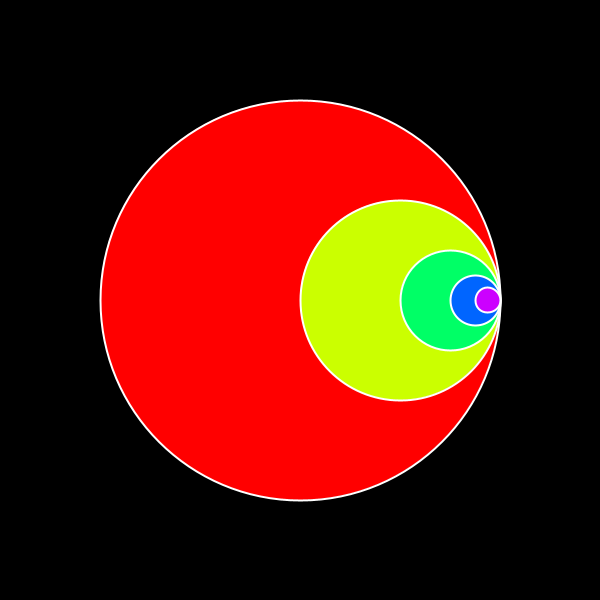
Frame 1 (no input)
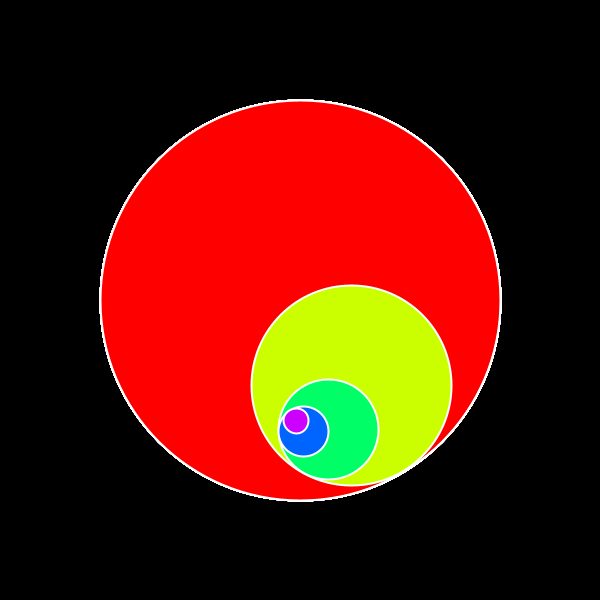
Frame 60 (the mouse pressed at the canvas centre just before this capture)
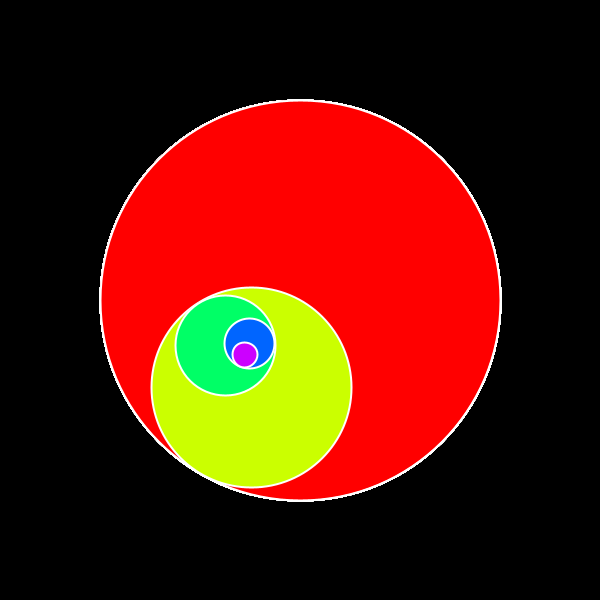
Frame 120 (the mouse held since frame 60 and released just before this capture)

The Processing sketch that drew these frames (run headless with seeded random() and noise(); from frame 60 on, the mouse is pressed at the canvas centre):

// Processing sketch: colorfulCircles
// ── colorfulCircles.pde
float theta;
float radius = 400;
float speedMultiplier = 2;
void setup(){
  background(0);
  stroke(255);
  strokeWeight(2);
  size(600, 600);
}
void draw(){
  int i = 0;
  translate(width/2, height/2);
  colorMode(HSB, 360, 100, 100);
  fill(i*360/4, 100, 100);
  ellipse(0, 0, radius, radius);
  for(i=1;i<5;i++){
  translate((0.5*radius/pow(2, i))*cos(i*theta),(0.5*radius/pow(2, i))*sin(i*theta));
  fill(map(i, 0, 5, 0, 360), 100, 100);
  ellipse(0, 0, radius/pow(2, i), radius/pow(2, i));
  }
  theta += PI/180;
}
